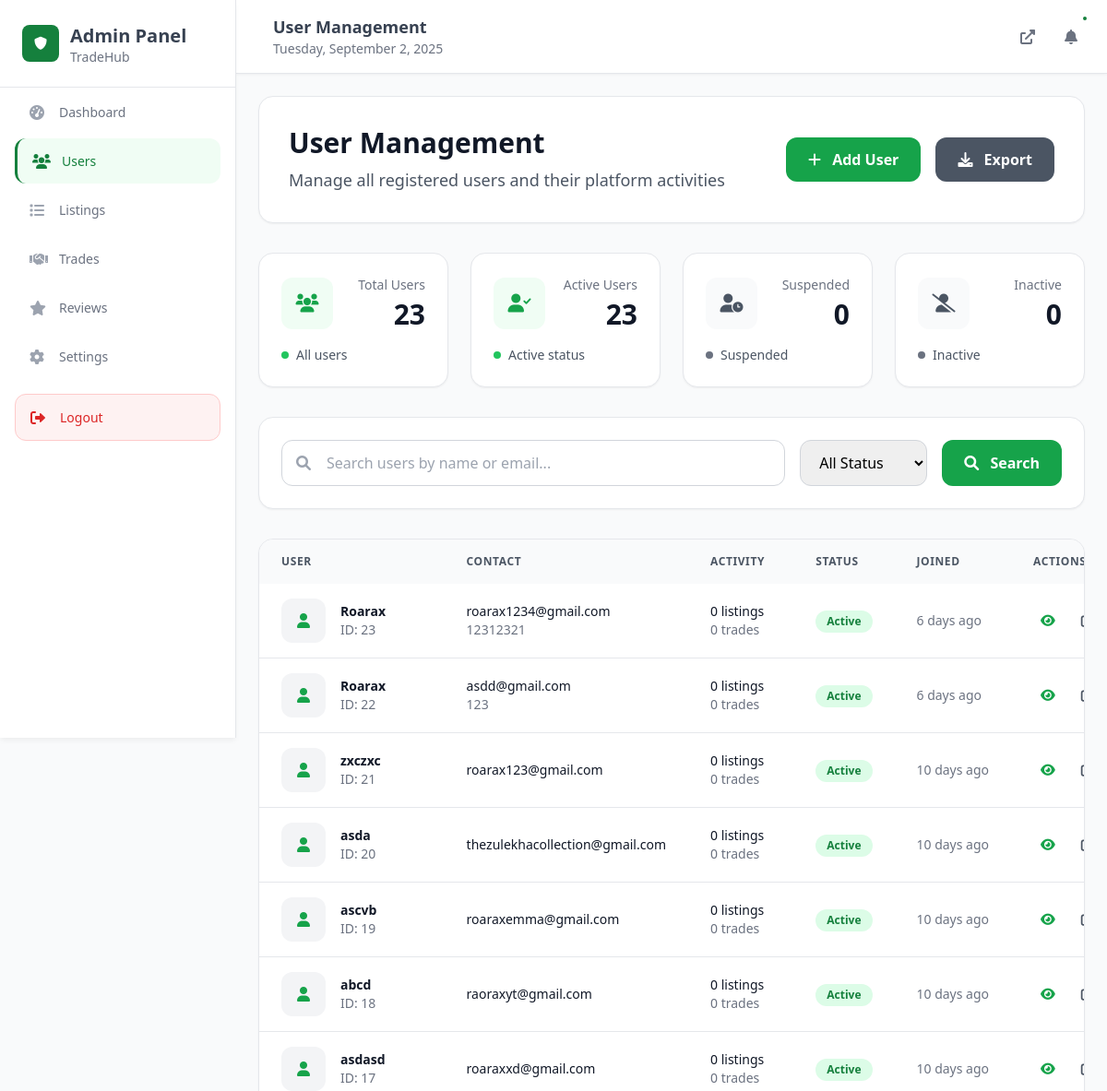
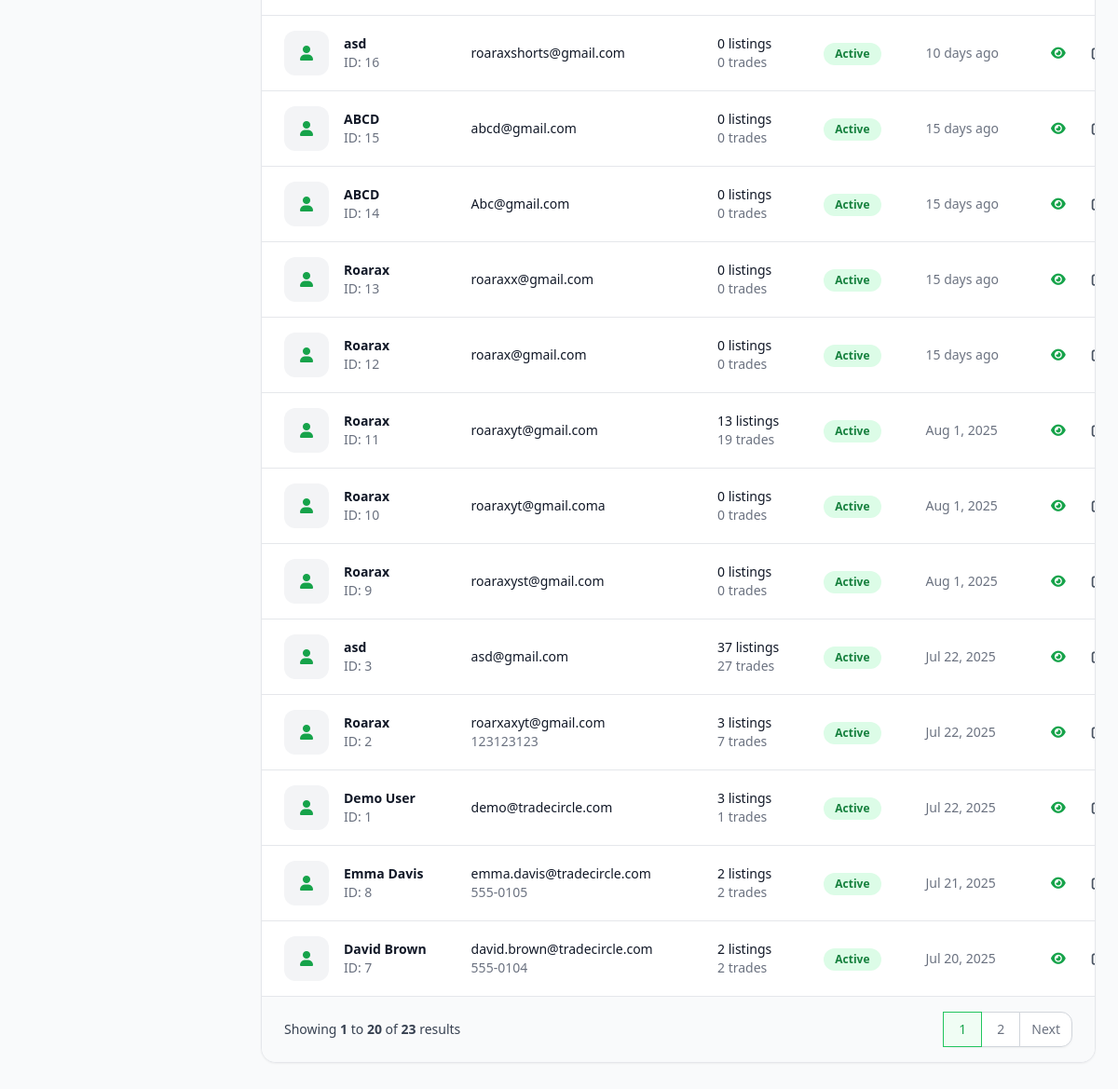
/Admin/users.php, run on the app's committed database (2 pictures, top to bottom).
### tables this page shows
CREATE TABLE `site_settings` (
  `id` int(11) NOT NULL,
  `setting_key` varchar(100) NOT NULL,
  `setting_value` text DEFAULT NULL,
  `created_at` timestamp NOT NULL DEFAULT current_timestamp(),
  `updated_at` timestamp NOT NULL DEFAULT current_timestamp() ON UPDATE current_timestamp()
);

CREATE TABLE `users` (
  `id` int(11) NOT NULL,
  `full_name` varchar(255) NOT NULL,
  `email` varchar(255) NOT NULL,
  `password` varchar(255) NOT NULL,
  `phone` varchar(20) DEFAULT NULL,
  `location` varchar(255) DEFAULT NULL,
  `bio` text DEFAULT NULL,
  `avatar_url` varchar(500) DEFAULT NULL,
  `status` enum('active','inactive','suspended') DEFAULT 'active',
  `email_verified` tinyint(1) DEFAULT 0,
  `created_at` timestamp NOT NULL DEFAULT current_timestamp(),
  `updated_at` timestamp NOT NULL DEFAULT current_timestamp() ON UPDATE current_timestamp(),
  `role` varchar(20) NOT NULL DEFAULT 'user',
  `last_seen` timestamp NULL DEFAULT NULL
);

### Admin/users.php (the view, shortened to what the rows shown need)
<?php
require_once '../config/config.php';
$conn = getDBConnection();
$page = isset($_GET['page']) ? (int)$_GET['page'] : 1;
$per_page = 20;
$offset = ($page - 1) * $per_page;
$where_conditions = [];
$params = [];
$param_types = '';
$where_clause = !empty($where_conditions) ? 'WHERE ' . implode(' AND ', $where_conditions) : '';
$query = "SELECT u.*,
          (SELECT COUNT(*) FROM listings WHERE user_id = u.id) as listings_count,
          (SELECT COUNT(*) FROM trades WHERE requester_id = u.id OR owner_id = u.id) as trades_count
          FROM users u
          $where_clause
          ORDER BY u.created_at DESC
          LIMIT ? OFFSET ?";
$stmt = $conn->prepare($query);
$params_with_limit = $params;
$param_types_with_limit = $param_types . 'ii';
$params_with_limit[] = &$per_page;
$params_with_limit[] = &$offset;
if (!empty($params_with_limit)) {
    $stmt->bind_param($param_types_with_limit, ...$params_with_limit);
}
$stmt->execute();
$result = $stmt->get_result();
$users = $result->fetch_all(MYSQLI_ASSOC);
include 'includes/header.php';
?>
<div class="p-6 min-h-screen">
    <div class="mb-8">
        <div class="bg-white rounded-2xl border border-gray-200 p-8 shadow-sm">
            <div class="flex items-center justify-between">
                <div>
                    <h1 class="text-3xl font-bold text-gray-900 mb-2">User Management</h1>
                </div>
            </div>
        </div>
    </div>
    <div class="bg-white rounded-2xl border border-gray-200 shadow-sm overflow-hidden">
        <div class="overflow-x-auto">
            <table class="w-full">
                <thead class="bg-gray-50">
                    <tr>
                        <th class="px-6 py-4 text-left text-xs font-semibold text-gray-600 uppercase tracking-wider">User</th>
                        <th class="px-6 py-4 text-left text-xs font-semibold text-gray-600 uppercase tracking-wider">Contact</th>
                        <th class="px-6 py-4 text-left text-xs font-semibold text-gray-600 uppercase tracking-wider">Activity</th>
                        <th class="px-6 py-4 text-left text-xs font-semibold text-gray-600 uppercase tracking-wider">Status</th>
                        <th class="px-6 py-4 text-left text-xs font-semibold text-gray-600 uppercase tracking-wider">Joined</th>
                        <th class="px-6 py-4 text-left text-xs font-semibold text-gray-600 uppercase tracking-wider">Actions</th>
                    </tr>
                </thead>
                <tbody class="bg-white divide-y divide-gray-200">
                    <?php foreach ($users as $user): ?>
                        <tr class="hover:bg-gray-50 transition-colors duration-200">
                            <td class="px-6 py-4 whitespace-nowrap">
                                <div class="flex items-center">
                                    <div class="w-12 h-12 bg-gray-100 rounded-xl flex items-center justify-center">
                                        <i class="fas fa-user text-green-600"></i>
                                    </div>
                                    <div class="ml-4">
                                        <div class="text-sm font-semibold text-gray-900"><?php echo htmlspecialchars($user['full_name']); ?></div>
                                        <div class="text-sm text-gray-500">ID: <?php echo $user['id']; ?></div>
                                    </div>
                                </div>
                            </td>
                            <td class="px-6 py-4 whitespace-nowrap">
                                <div class="text-sm font-medium text-gray-900"><?php echo htmlspecialchars($user['email']); ?></div>
                                <?php if ($user['phone']): ?>
                                    <div class="text-sm text-gray-500"><?php echo htmlspecialchars($user['phone']); ?></div>
                                <?php endif; ?>
                            </td>
                            <td class="px-6 py-4 whitespace-nowrap text-sm">
                                <div class="font-medium text-gray-900"><?php echo $user['listings_count']; ?> listings</div>
                                <div class="text-gray-500"><?php echo $user['trades_count']; ?> trades</div>
                            </td>
                            <td class="px-6 py-4 whitespace-nowrap">
                                <span class="inline-flex px-3 py-1 text-xs font-semibold rounded-full <?php
                                    switch($user['status']) {
                                        case 'active': echo 'bg-green-100 text-green-700'; break;
                                    }
                                ?>">
                                    <?php echo ucfirst($user['status']); ?>
                                </span>
                            </td>
                            <td class="px-6 py-4 whitespace-nowrap text-sm text-gray-500">
                                <?php echo formatTimeAgo($user['created_at']); ?>
                            </td>
                            <td class="px-6 py-4 whitespace-nowrap text-sm font-medium">
                                <div class="flex space-x-3">
                                    <a href="user-details.php?id=<?php echo $user['id']; ?>" class="text-green-600 hover:text-green-700 p-2 rounded-lg hover:bg-green-50 transition-all duration-200" title="View">
                                        <i class="fas fa-eye"></i>
                                    </a>
                                    <button onclick="openEditModal(<?php echo htmlspecialchars(json_encode($user)); ?>)" class="text-gray-600 hover:text-gray-700 p-2 rounded-lg hover:bg-gray-50 transition-all duration-200" title="Edit">
                                        <i class="fas fa-edit"></i>
                                    </button>
                                </div>
                            </td>
                        </tr>
                    <?php endforeach; ?>
                </tbody>
            </table>
        </div>
    </div>
</div>
<?php include 'includes/footer.php'; ?>

### includes/Name.php
<?php
require_once '../config/config.php';
$conn = getDBConnection();
$query = "SELECT setting_value FROM site_settings WHERE setting_key = 'site_name' LIMIT 1";
$result = $conn->query($query);
if ($result && $row = $result->fetch_assoc()) {
    echo htmlspecialchars($row['setting_value']);
}
?>

### data on the page
site_settings: setting_value "TradeHub"
users: full_name "Roarax", id "23", email "roarax1234@gmail.com", phone "12312321", listings_count "0", trades_count "0", status "Active", created_at "6 days ago"
users: full_name "Roarax", id "22", email "asdd@gmail.com", phone "123", listings_count "0", trades_count "0", status "Active", created_at "6 days ago"
users: full_name "zxczxc", id "21", email "roarax123@gmail.com", listings_count "0", trades_count "0", status "Active", created_at "10 days ago"
users: full_name "asda", id "20", email "thezulekhacollection@gmail.com", listings_count "0", trades_count "0", status "Active", created_at "10 days ago"
users: full_name "ascvb", id "19", email "roaraxemma@gmail.com", listings_count "0", trades_count "0", status "Active", created_at "10 days ago"
users: full_name "abcd", id "18", email "raoraxyt@gmail.com", listings_count "0", trades_count "0", status "Active", created_at "10 days ago"
users: full_name "asdasd", id "17", email "roaraxxd@gmail.com", listings_count "0", trades_count "0", status "Active", created_at "10 days ago"
users: full_name "asd", id "16", email "roaraxshorts@gmail.com", listings_count "0", trades_count "0", status "Active", created_at "10 days ago"
users: full_name "ABCD", id "15", email "abcd@gmail.com", listings_count "0", trades_count "0", status "Active", created_at "15 days ago"
users: full_name "ABCD", id "14", email "Abc@gmail.com", listings_count "0", trades_count "0", status "Active", created_at "15 days ago"
users: full_name "Roarax", id "13", email "roaraxx@gmail.com", listings_count "0", trades_count "0", status "Active", created_at "15 days ago"
users: full_name "Roarax", id "12", email "roarax@gmail.com", listings_count "0", trades_count "0", status "Active", created_at "15 days ago"
users: full_name "Roarax", id "11", email "roaraxyt@gmail.com", listings_count "13", trades_count "19", status "Active", created_at "Aug 1, 2025"
users: full_name "Roarax", id "10", email "roaraxyt@gmail.coma", listings_count "0", trades_count "0", status "Active", created_at "Aug 1, 2025"
users: full_name "Roarax", id "9", email "roaraxyst@gmail.com", listings_count "0", trades_count "0", status "Active", created_at "Aug 1, 2025"
users: full_name "asd", id "3", email "asd@gmail.com", listings_count "37", trades_count "27", status "Active", created_at "Jul 22, 2025"
users: full_name "Roarax", id "2", email "roarxaxyt@gmail.com", phone "123123123", listings_count "3", trades_count "7", status "Active", created_at "Jul 22, 2025"
users: full_name "Demo User", id "1", email "demo@tradecircle.com", listings_count "3", trades_count "1", status "Active", created_at "Jul 22, 2025"
users: full_name "Emma Davis", id "8", email "emma.davis@tradecircle.com", phone "555-0105", listings_count "2", trades_count "2", status "Active", created_at "Jul 21, 2025"
users: full_name "David Brown", id "7", email "david.brown@tradecircle.com", phone "555-0104", listings_count "2", trades_count "2", status "Active", created_at "Jul 20, 2025"

### other printed values
$page_title "User Management"
$total_users "23"
$active_users "23"
$suspended_users "0"
$inactive_users "0"
$offset + 1 "1"
min($offset + $per_page, $total_users) "20"
